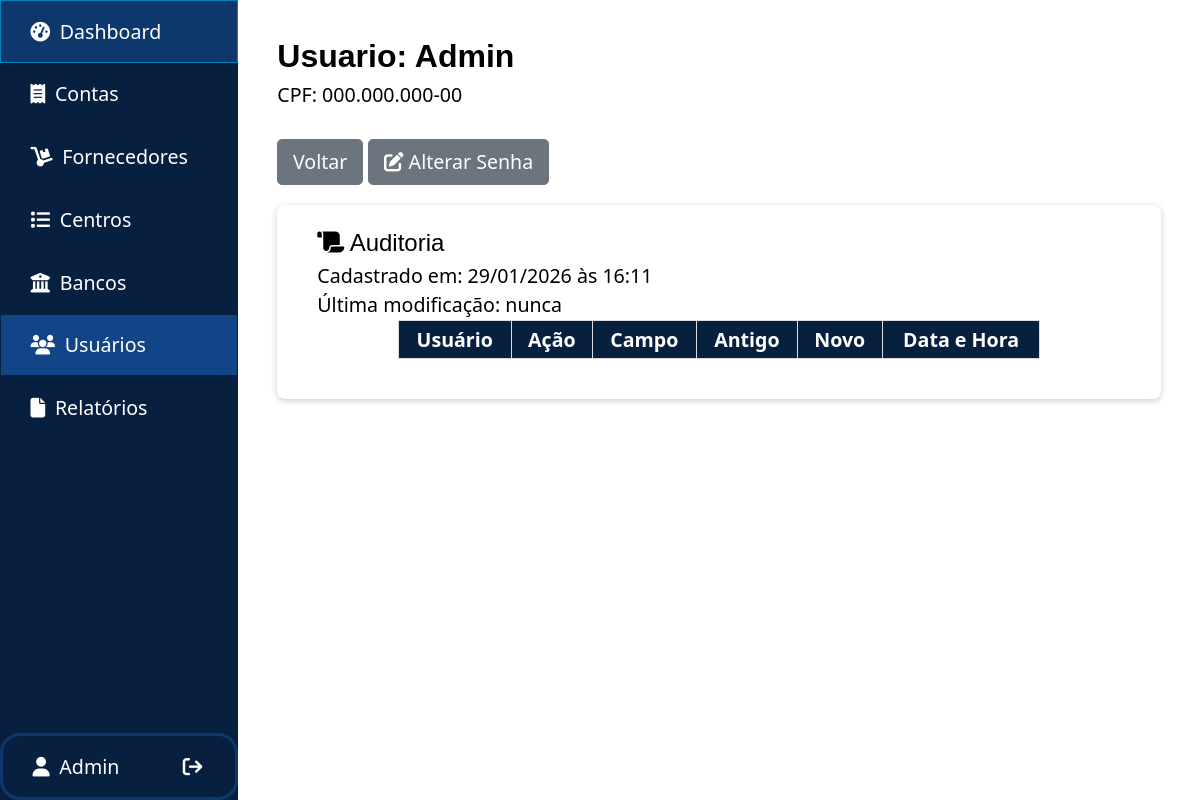
The page /usuarios/detalhar/1 (signed in) on the database its author committed.
### tables this page shows
CREATE TABLE usuario(
    id SMALLINT UNSIGNED AUTO_INCREMENT PRIMARY KEY,
    cpf VARCHAR(11) UNIQUE NOT NULL,
    nome VARCHAR(45) NOT NULL,
    senha VARCHAR(255) NOT NULL,
    data_criacao DATETIME NOT NULL DEFAULT NOW(),
    data_edicao DATETIME ON UPDATE NOW(),
    `enabled` TINYINT NOT NULL DEFAULT 1
);

### src/Controllers/Usuarios.php (called while the page is built, shortened)
<?php
class Usuarios
{
    private int $id;
    function __construct(string $view = 'index', string $param = '')
    {
        if (strlen($param) > 0) {
            $id = filter_var($param, FILTER_VALIDATE_INT);
            if ($id) {
                $this->id = $id;
            } else {
                $_SESSION['message'] = ['Usuario não encontrado', 'fail'];
                header('Location: ' . $_ENV['BASE_URL'] . '/usuarios');
                exit;
            }
        }
        $this->loadView($view);
    }
    private function loadView(string $view): void
    {
        if (isset($this->id)) {
            $usuario = Usuario::getById($this->id);
        }
        include 'src/templates/header.php';
        include "src/Views/usuarios/$view.php";
        include 'src/templates/footer.php';
    }
}

### loadController.php (called while the page is built, shortened)
<?php
$url = explode('/', rtrim(filter_input(INPUT_GET, 'url', FILTER_DEFAULT), '/'), 5);
$controller = str_replace(' ', '', ucwords(str_replace('-', ' ', strtolower(array_shift($url)))));
new ($c)(...$url);

### index.php (called while the page is built, shortened)
<?php
include "loadController.php";

### src/Models/Database.php (called while the page is built, shortened)
<?php
class Database
{
    private static ?PDO $conn = null;
    public static function getConnection(): PDO
    {
        if (self::$conn == null) {
            try {
                self::$conn = new PDO(
                    "mysql:dbname={$_ENV['DB_NAME']};host={$_ENV['HOST_NAME']};charset=utf8mb4",
                    $_ENV['DB_USERNAME'],
                    $_ENV['DB_PASSWORD'],
                    [PDO::ATTR_ERRMODE => PDO::ERRMODE_EXCEPTION]
                );
            } catch (PDOException $e) {
                Logger::error('Erro de banco de dados', ['PDOException' => $e->getMessage()]);
                $_SESSION['message'] = ['Houve um erro sério, favor contatar o desenvolvedor do sistema', 'fail'];
                exit;
            }
        }
        return self::$conn;
    }
    public static function getById(string $table, int $id): array|false
    {
        $stmt = self::getConnection()->query("SELECT * FROM $table WHERE id = $id");
        return $stmt->fetch(PDO::FETCH_ASSOC);
    }
}

### src/Models/Usuario.php (called while the page is built, shortened)
<?php
class Usuario
{
    public function __construct(
        private int $id,
        private string $cpf,
        private string $nome,
        private string $senha,
        private string $data_criacao,
        private string|null $data_edicao,
        private bool $enabled
    ) {
        $this->nome = htmlspecialchars($this->nome, ENT_QUOTES, 'UTF-8', false);
    }
    public function getId()
    {
        return $this->id;
    }
    public function getMaskedCpf(): string
    {
        return Cpf::maskCpf($this->cpf);
    }
    public function getNome()
    {
        return $this->nome;
    }
    public function getData_criacao()
    {
        return $this->data_criacao;
    }
    public function getData_edicao()
    {
        return $this->data_edicao;
    }
    public static function getById(int $id): Usuario
    {
        $usuario = Database::getById('usuario', $id);
        extract($usuario);
        return new Usuario($id, $cpf, $nome, $senha, $data_criacao, $data_edicao, $enabled);
    }
}

### src/Controllers/Services/Cpf.php (called while the page is built, shortened)
<?php
class Cpf
{
    public static function maskCpf(string $unmaskedCpf): string
    {
        $chunks = str_split($unmaskedCpf, 3);
        return $chunks[0] . '.' . $chunks[1] . '.' . $chunks[2] . '-' . $chunks[3];
    }
}

### src/Views/usuarios/detalhar.php (the view, shortened to what this page needs)
<?php
$data_criacao = DateTime::createFromFormat("Y-m-d H:i:s", $usuario->getData_criacao());
if ($usuario->getData_edicao() != null) {
    $data_edicao = DateTime::createFromFormat("Y-m-d H:i:s", $usuario->getData_edicao());
    $data_edicao = $data_edicao->format("d/m/Y \à\s H:i");
} else {
    $data_edicao = 'nunca';
}
?>
<h1>Usuario: <?= $usuario->getNome() ?></h1>
CPF: <?= $usuario->getMaskedCpf() ?> <br>
<br>
<?php if($_SESSION['usuario_id'] == 1): ?>
    <a class="btn btn-secondary" href="<?= $_ENV['BASE_URL'] ?>/usuarios">Voltar</a>
<?php endif; ?>
<?php if ($_SESSION['usuario_id'] == $usuario->getId() || $_SESSION['usuario_id'] == 1): ?>
    <a class="btn btn-secondary" href="<?= $_ENV['BASE_URL'] ?>/usuarios/alterar-senha/<?= $usuario->getId() ?>"><i class="fa-solid fa-pen-to-square"></i> Alterar Senha</a>
<?php endif; ?>
<?php include 'src/templates/auditoria.php'; ?>

### src/templates/header.php (shortened to what this page needs)
<!DOCTYPE html>
<html lang="pt-br">
<head>
    <link rel="stylesheet" href="<?= $_ENV['BASE_URL'] ?>/src/public/css/reset.css">
    <link rel="stylesheet" href="<?= $_ENV['BASE_URL'] ?>/src/public/css/style.css">
    <link rel="stylesheet" href="<?= $_ENV['BASE_URL'] ?>/src/public/css/bsbuttons.css">
    <link rel="stylesheet" href="https://cdnjs.cloudflare.com/ajax/libs/font-awesome/6.4.0/css/all.min.css">
    <link href="https://cdn.jsdelivr.net/npm/select2@4.1.0-rc.0/dist/css/select2.min.css" rel="stylesheet" />
</head>
<body>
    <div id="main-layout">
        <div id="sidebar">
            <?php
            $controller = explode('/', $_SERVER['QUERY_STRING'])[0];
            $controller = str_replace('url=', '', $controller);
            $menuItems = [
                'dashboard' => ['icon' => 'fas fa-tachometer-alt', 'label' => 'Dashboard'],
                'contas' => ['icon' => 'fa-solid fa-receipt', 'label' => 'Contas'],
                'fornecedores' => ['icon' => 'fa-solid fa-dolly', 'label' => 'Fornecedores'],
                'centros-de-custo' => ['icon' => 'fa-solid fa-list', 'label' => 'Centros']
            ];
            if ($_SESSION['usuario_id'] == 1) {
                $menuItems['bancos'] = ['icon' => 'fa-solid fa-building-columns', 'label' => 'Bancos'];
                $menuItems['usuarios'] = ['icon' => 'fa-solid fa-users', 'label' => 'Usuários'];
                $menuItems['relatorios'] = ['icon' => 'fa-solid fa-file', 'label' => 'Relatórios'];
            }
            foreach ($menuItems as $item => $info) {
                $selected = $controller == $item ? "style='background-color: hsl(214, 77%, 30%)'" : '';
                echo "<a href='" . $_ENV['BASE_URL'] . "/$item' $selected><i class='{$info['icon']}'></i><span class='link-text'>{$info['label']}</span></a>";
            }
            ?>
            <div id="sidebar-actions">
                <a id="user" href="<?= $_ENV['BASE_URL'] ?>/usuarios/detalhar/<?= $_SESSION['usuario_id'] ?>"><i class="fa-solid fa-user"></i><?= $_SESSION['usuario_nome'] ?></a>
                <a id="logout" href="<?= $_ENV['BASE_URL'] ?>/login/sair"><i class="fa-solid fa-arrow-right-from-bracket"></i></a>
            </div>
        </div>
        <div id="content">

### src/templates/auditoria.php (shortened to what this page needs)
<div class="section">
    <h2><i class="fa-solid fa-scroll"></i> Auditoria</h2>
    <?php
    echo "Cadastrado em: " . $data_criacao->format("d/m/Y \à\s H:i");
    if (isset($data_edicao)) {
        echo "<br>Última modificação: $data_edicao";
    }
    ?>
    <div class="table-section">
        <table id="audit-table" class="non-clickable-table">
            <tr>
                <th>Usuário</th>
                <th>Ação</th>
                <th>Campo</th>
                <th>Antigo</th>
                <th>Novo</th>
                <th>Data e Hora</th>
            </tr>
        </table>
    </div>
</div>

### src/templates/footer.php (shortened to what this page needs)
        </div>
    </div>
</body>
</html>

### src/public/css/style.css (style rules this page uses)
:root { --clr-dark-blue: hsl(214, 77%, 14%); --clr-blue-hover: hsl(214, 77%, 24%); --clr-white: #ffffff; font-size: clamp(16px, 1rem + 0.3vw, 24px); width: 100%; overflow-x: hidden; }
body { font-family: system-ui, -apple-system, BlinkMacSystemFont, "Segoe UI", Roboto, Oxygen, Ubuntu, Cantarell, "Open Sans", "Helvetica Neue", sans-serif; margin: 0; padding: 0; line-height: 1.5; overflow-x: hidden; }
table { margin: auto; width: 80%; }
table, th, td { border: 1px solid #ddd; padding: 0.2rem 0.6rem; text-align: center; }
th { font-weight: 600; background-color: var(--clr-dark-blue); color: var(--clr-white); }
h1 { margin-top: 1em; font-family: Arial, Helvetica, sans-serif; font-size: 32px; font-weight: 600; }
h2 { font-family: Arial, Helvetica, sans-serif; font-size: 24px; font-weight: 500; }
.section { background: white; padding: 40px; padding-top: 20px; margin-top: 20px; border-radius: 8px; box-shadow: 0 2px 6px rgba(0, 0, 0, 0.2); align-content: center; }
.table-section { overflow-x: auto; }
#main-layout { display: flex; min-height: 100vh; height: 100vh; }
#sidebar { display: flex; flex-direction: column; position: sticky; top: 0; background-color: var(--clr-dark-blue); width: 16.5rem; flex-shrink: 1; height: 100vh; transition: width 0.3s ease-in-out; color: var(--clr-white); z-index: 1000; }
#sidebar a { text-decoration: none; display: flex; align-items: center; padding: 0.8em 1.5rem; color: inherit; gap: 0.5rem; border: 1px solid var(--clr-dark-blue); }
#sidebar-actions { margin-top: auto; border: 3px solid var(--clr-blue-hover); border-radius: 20px; display: flex; }
#sidebar-actions a { border: 0; }
#user { width: 80%; }
#logout { width: 20%; }
#content { width: 100%; padding: 0 2rem; overflow-y: auto; height: 100vh; }

### src/public/css/bsbuttons.css (style rules this page uses)
.btn { display: inline-block; font-weight: 400; line-height: 1.5; color: #212529; text-align: center; text-decoration: none; vertical-align: middle; cursor: pointer; user-select: none; background-color: transparent; border: 1px solid transparent; padding: 0.375rem 0.75rem; font-size: 1rem; border-radius: 0.25rem; transition: color 0.15s ease-in-out, background-color 0.15s ease-in-out, border-color 0.15s ease-in-out, box-shadow 0.15s ease-in-out; }
.btn-secondary { color: #fff; background-color: #6c757d; border-color: #6c757d; }

### rows shown on the page
usuario: nome "Admin", cpf "000.000.000-00", data_criacao "29/01/2026 às 16:11", data_edicao "nunca"

### other values the page prints
$info['label'] "Dashboard"
$info['label'] "Contas"
$info['label'] "Fornecedores"
$info['label'] "Centros"
$info['label'] "Bancos"
$info['label'] "Usuários"
$info['label'] "Relatórios"
$_SESSION['usuario_nome'] "Admin"
